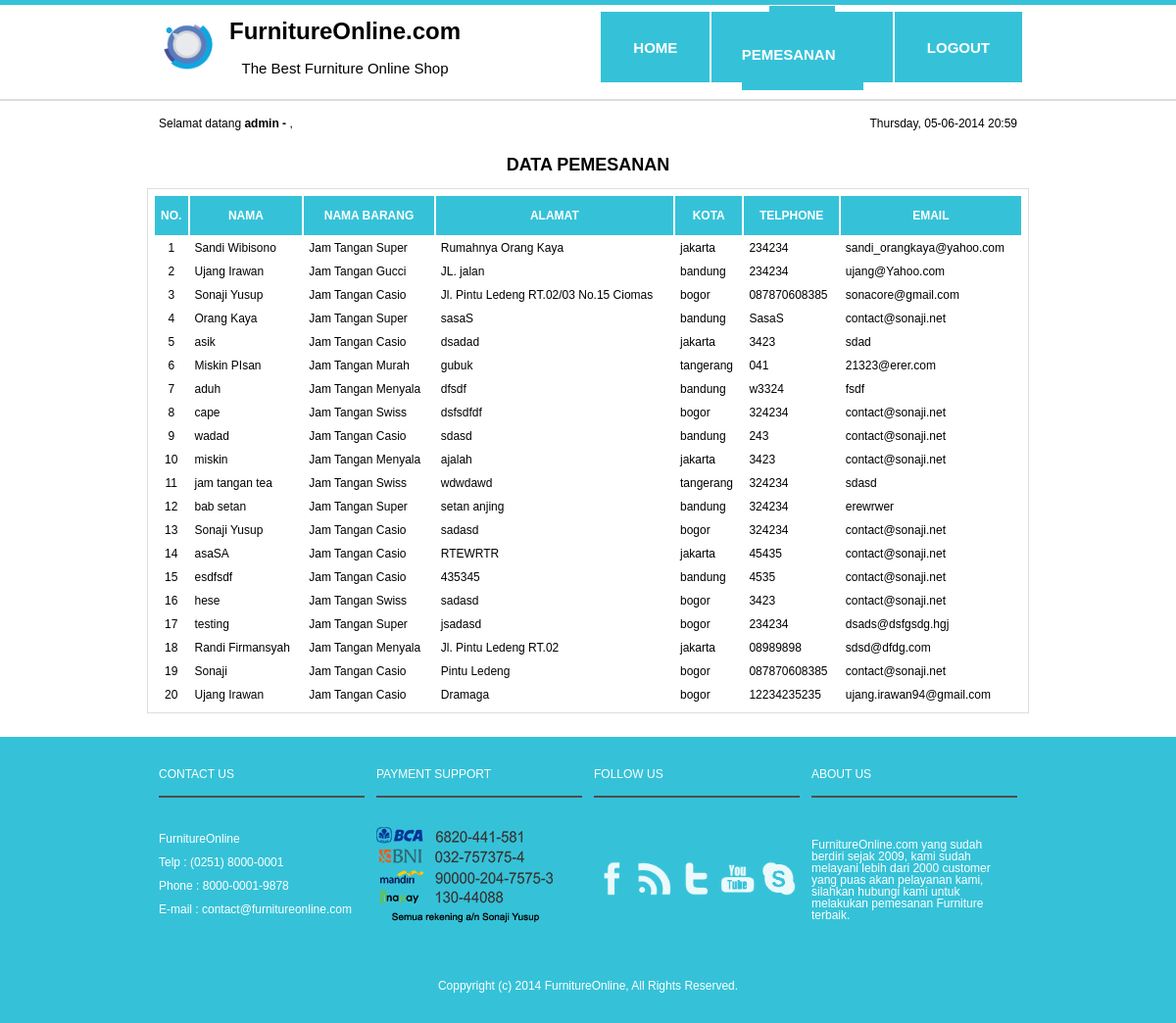
/tampil.php (signed in), run on the app's committed database.
### tables this page shows
CREATE TABLE `tb_pemesanan` (
  `id_pemesanan` int(11) NOT NULL AUTO_INCREMENT,
  `id_barang` int(11) DEFAULT NULL,
  `nama_pemesan` varchar(100) DEFAULT NULL,
  `alamat` text,
  `kota` varchar(50) DEFAULT NULL,
  `telphone` varchar(12) DEFAULT NULL,
  `email` varchar(50) DEFAULT NULL,
  `tgl_pemesanan` datetime DEFAULT NULL,
  PRIMARY KEY (`id_pemesanan`)
);

CREATE TABLE `tb_barang` (
  `id_barang` int(11) NOT NULL AUTO_INCREMENT,
  `nama_barang` varchar(50) DEFAULT NULL,
  `produk` varchar(100) DEFAULT NULL,
  `harga` varchar(12) DEFAULT NULL,
  `stock` int(11) DEFAULT NULL,
  `status` int(1) DEFAULT NULL,
  PRIMARY KEY (`id_barang`)
);

### tampil.php (the view, shortened to what this page needs)
<?php
	include "header.php";
	if ($_COOKIE["username"]!=""){
?>
<center><b><h2>DATA PEMESANAN</h2></b></center>
<table width="75%" align="center" cellpadding="5" class="border" border="0">
	<tr>
		<td height="30" align="center" class="blue"<b>NO.</b></td>
		<td height="30" align="center" class="blue"><b>NAMA</b></td>
		<td height="30" align="center" class="blue"><b>NAMA BARANG</b></td>
		<td height="30" align="center" class="blue"><b>ALAMAT</b></td>
		<td height="30" align="center" class="blue"><b>KOTA</b></td>
		<td height="30" align="center" class="blue"><b>TELPHONE</b></td>
		<td height="30" align="center" class="blue"><b>EMAIL</b></td>
	</tr>
<?php
$no=1;
$query = mysql_query("SELECT tb_barang.*, tb_pemesanan.* FROM tb_pemesanan INNER JOIN tb_barang ON tb_barang.id_barang = tb_pemesanan.id_barang ORDER BY id_pemesanan DESC");
while($data=mysql_fetch_array($query)){
?>
	<tr>
		<td align="center"><?php echo $no++;?></td>
		<td><?php echo $data['nama_pemesan'];?></td>
		<td><?php echo $data['nama_barang'];?></td>
		<td><?php echo $data['alamat'];?></td>
		<td><?php echo $data['kota'];?></td>
		<td><?php echo $data['telphone'];?></td>
		<td><?php echo $data['email'];?></td>
	</tr>
<?php } ?>
</table>
<?php } ?>
<?php
	include "footer.php";
?>

### header.php (shortened to what this page needs)
<!DOCTYPE HTML>
<?php
$time = date('l\, d-m-Y H:i');
?>
<html><?php error_reporting(0);?>
<link rel="stylesheet" href="css/style.css">
<head>
</head>
<body>
	<table width="75%" align="center" cellpadding="5">
		<tr>
			<td rowspan="2" width="5%" align="center"><img width="60" height="60" src="assets/logo.png"/></td>
			<td width="25%" align="left"><a style="color:black;text-decoration:none;font-weight:bold;font-size:24px;" href="index.php">FurnitureOnline.com</a></td>
			<td rowspan="2" width="25%" align="center"></td>
			<td rowspan="2" width="10%" align="center" class="blue"><a style="font-weight:bold; font-size:15px;" class=button-header href="index.php">HOME</a></td>
		<?php
		if ($_COOKIE["username"]!=""){
		echo("
			<td rowspan='2' width='25%' align='center' class='blue'><a style='font-weight:bold; font-size:15px;' class=button-header href='tampil.php'>DATA PEMESANAN</a></td>
			<td rowspan='2' width='10%' align='center' class='blue'><a style='font-weight:bold; font-size:15px;' class=button-header href='logout.php'>LOGOUT</a>
			");
			}
				?>
			</td>
		</tr>
		<tr>
			<td width="25%"align="center"><a style="color:black;text-decoration:none;font-size:15px;" href="index.php">The Best Furniture Online Shop</a></td>
		</tr>
	</table>
	<hr>
	<table width="75%" align="center" cellpadding="5">
		<tr>
			<td width="50%">Selamat datang <b><?php echo $_COOKIE["username"];echo(" - "), $_COOKIE["nama"];?></b>,</td>
			<td align="right" width="50%"><?php echo("$time");?></td>
		</tr>
	</table>

### footer.php
<br/><br/>
<footer class="footer">
	<table width="75%" align="center" cellpadding="5" border="0">
		<tr>
			<td width="25%">
				<font class="a">CONTACT US</font><hr class="hr_fot"><p>
			</td>
			<td width="25%">
				<font class="a">PAYMENT SUPPORT</font><hr class="hr_fot"><p>
			</td>
			<td width="25%">
				<font class="a">FOLLOW US</font><hr class="hr_fot"><p>
			</td>
			<td width="25%">
				<font class="a">ABOUT US</font><hr class="hr_fot"><p>
			</td>
		</tr>
		<tr>
			<td width="25%">
				FurnitureOnline <p/>
				Telp : (0251) 8000-0001<p/>
				Phone : 8000-0001-9878<p/>
				E-mail : <a href="mailto:contact@furnitureonline.com">contact@furnitureonline.com</a>
			</td>
			<td width="25%">
				<a href="#"><img title="Paymnet Method" src="assets/payment.png"></a>
			</td>
			<td width="25%">
				<a href="#"><img class="social" title="Follow us on facebook" src="assets/facebook.png"></a>
				<a href="#"><img class="social" title="Follow us on RSS" src="assets/rss.png"></a>
                <a href="#"><img class="social" title="Follow us on twitter" src="assets/twitter.png"></a>
                <a href="#"><img class="social" title="Follow us on youtube" src="assets/youtube.png"></a>
                <a href="#"><img class="social" title="Follow us on skype" src="assets/skype.png"></a>
			</td>
			<td width="25%">
				<p>FurnitureOnline.com yang sudah berdiri sejak 2009, kami sudah melayani lebih dari 2000 customer yang puas akan pelayanan kami, silahkan hubungi kami untuk melakukan pemesanan Furniture terbaik.</p>
			</td>
		</tr>
		<tr>
			<td colspan="4" align="center">
				<hr class="hr">
				Coppyright (c) 2014 <a href="http://www.furnitureonline.com">FurnitureOnline</a>, All Rights Reserved.
			</td>
		</tr>
	</table>
</footer>

### css/style.css (style rules this page uses)
body { margin: 0; line-height: 1; border-top:5px solid; font-family: Arial, Helvetica, Verdana; font-size: 12px; border-top-color:#35C2D8; }
table { padding:5px; border: solid 0px black; }
.button-header { background:#35C2D8; padding:26px 28px 27.5px; text-align:center; color:white; text-decoration: none; }
.blue { background:#35C2D8; padding: 5px; color: white; font-weight: bold; }
.footer { float:left; width:100%; background:#35C2D8; padding:20px 0px 20px; color : rgba(255,255,255,1); }
hr { border: 1px solid #ddd; clear: both; margin: 10px 0 5px; height: 0; }
.hr { border: 1px solid #35C2D8; clear: both; margin: 16px 0 18px; height: 0; }
.hr_fot { border: 1px solid #4D4D4D; clear: both; margin: 16px 0 18px; height: 0; }
.border { border: 1px solid #ddd; clear: both; }
a { color:#fff; text-decoration:none; }
.social { height: 35px; opacity: 0.9; padding: 2px; width: 35px; }

### data on the page
tb_pemesanan: nama_pemesan "Sandi Wibisono", id_barang.nama_barang "Jam Tangan Super", alamat "Rumahnya Orang Kaya", kota "jakarta", telphone "234234", email "sandi_orangkaya@yahoo.com"
tb_pemesanan: nama_pemesan "Ujang Irawan", id_barang.nama_barang "Jam Tangan Gucci", alamat "JL. jalan", kota "bandung", telphone "234234", email "ujang@Yahoo.com"
tb_pemesanan: nama_pemesan "Sonaji Yusup", id_barang.nama_barang "Jam Tangan Casio", alamat "Jl. Pintu Ledeng RT.02/03 No.15 Ciomas", kota "bogor", telphone "087870608385", email "sonacore@gmail.com"
tb_pemesanan: nama_pemesan "Orang Kaya", id_barang.nama_barang "Jam Tangan Super", alamat "sasaS", kota "bandung", telphone "SasaS", email "contact@sonaji.net"
tb_pemesanan: nama_pemesan "asik", id_barang.nama_barang "Jam Tangan Casio", alamat "dsadad", kota "jakarta", telphone "3423", email "sdad"
tb_pemesanan: nama_pemesan "Miskin PIsan", id_barang.nama_barang "Jam Tangan Murah", alamat "gubuk", kota "tangerang", telphone "041", email "21323@erer.com"
tb_pemesanan: nama_pemesan "aduh", id_barang.nama_barang "Jam Tangan Menyala", alamat "dfsdf", kota "bandung", telphone "w3324", email "fsdf"
tb_pemesanan: nama_pemesan "cape", id_barang.nama_barang "Jam Tangan Swiss", alamat "dsfsdfdf", kota "bogor", telphone "324234", email "contact@sonaji.net"
tb_pemesanan: nama_pemesan "wadad", id_barang.nama_barang "Jam Tangan Casio", alamat "sdasd", kota "bandung", telphone "243", email "contact@sonaji.net"
tb_pemesanan: nama_pemesan "miskin", id_barang.nama_barang "Jam Tangan Menyala", alamat "ajalah", kota "jakarta", telphone "3423", email "contact@sonaji.net"
tb_pemesanan: nama_pemesan "jam tangan tea", id_barang.nama_barang "Jam Tangan Swiss", alamat "wdwdawd", kota "tangerang", telphone "324234", email "sdasd"
tb_pemesanan: nama_pemesan "bab setan", id_barang.nama_barang "Jam Tangan Super", alamat "setan anjing", kota "bandung", telphone "324234", email "erewrwer"
tb_pemesanan: nama_pemesan "Sonaji Yusup", id_barang.nama_barang "Jam Tangan Casio", alamat "sadasd", kota "bogor", telphone "324234", email "contact@sonaji.net"
tb_pemesanan: nama_pemesan "asaSA", id_barang.nama_barang "Jam Tangan Casio", alamat "RTEWRTR", kota "jakarta", telphone "45435", email "contact@sonaji.net"
tb_pemesanan: nama_pemesan "esdfsdf", id_barang.nama_barang "Jam Tangan Casio", alamat "435345", kota "bandung", telphone "4535", email "contact@sonaji.net"
tb_pemesanan: nama_pemesan "hese", id_barang.nama_barang "Jam Tangan Swiss", alamat "sadasd", kota "bogor", telphone "3423", email "contact@sonaji.net"
tb_pemesanan: nama_pemesan "testing", id_barang.nama_barang "Jam Tangan Super", alamat "jsadasd", kota "bogor", telphone "234234", email "dsads@dsfgsdg.hgj"
tb_pemesanan: nama_pemesan "Randi Firmansyah", id_barang.nama_barang "Jam Tangan Menyala", alamat "Jl. Pintu Ledeng RT.02", kota "jakarta", telphone "08989898", email "sdsd@dfdg.com"
tb_pemesanan: nama_pemesan "Sonaji", id_barang.nama_barang "Jam Tangan Casio", alamat "Pintu Ledeng", kota "bogor", telphone "087870608385", email "contact@sonaji.net"
tb_pemesanan: nama_pemesan "Ujang Irawan", id_barang.nama_barang "Jam Tangan Casio", alamat "Dramaga", kota "bogor", telphone "12234235235", email "ujang.irawan94@gmail.com"

### other printed values
$_COOKIE["username"] "admin"
